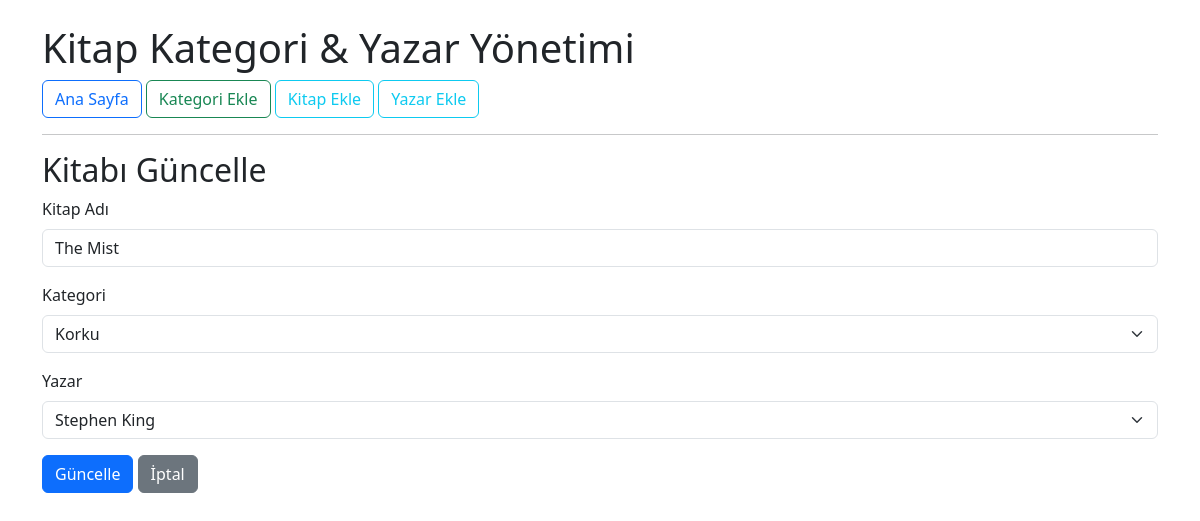
The page /book/update/4 on the database as committed earlier.
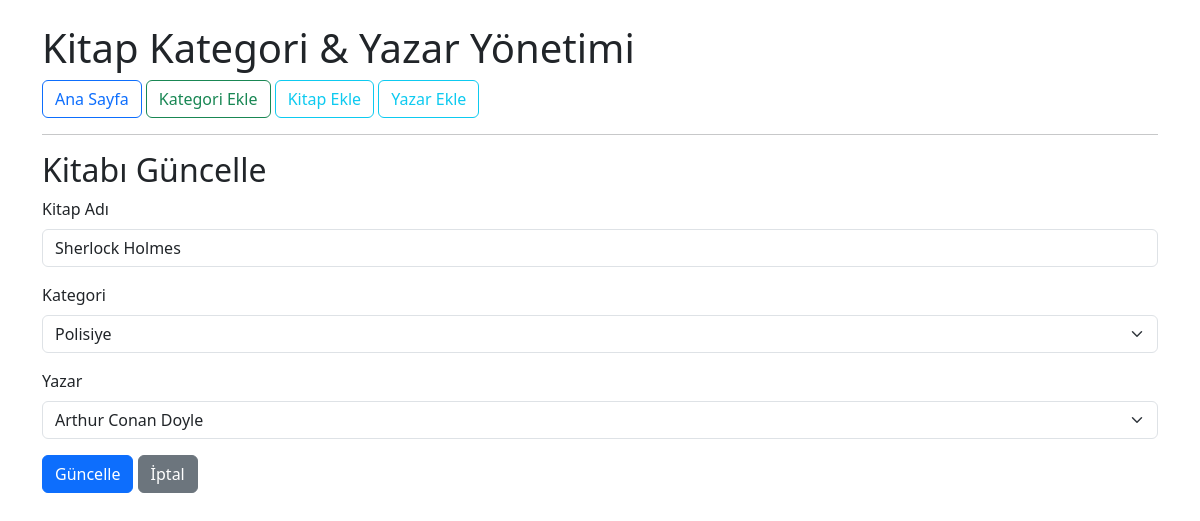
The same page on the database as committed later.
### models.py (models this page shows, shortened)
class Book(db.Model):
    id = db.Column(db.Integer, primary_key=True)
    bookName = db.Column(db.String(200),nullable=False)
    writer_id = db.Column(db.Integer,db.ForeignKey('writer.id'),nullable=False)
    category_id = db.Column(db.Integer,db.ForeignKey('category.id'),nullable=False)

class Category(db.Model):
    id = db.Column(db.Integer, primary_key=True)
    categoryName = db.Column(db.String(100),nullable = False,unique = True)
    books = db.relationship('Book',backref='category',lazy=True,cascade="all, delete-orphan")

class Writer(db.Model):
    id = db.Column(db.Integer, primary_key = True)
    writerName = db.Column(db.String(100), nullable =False, unique=True)
    books = db.relationship('Book',backref='writer',lazy = True,cascade="all, delete-orphan")

### app.py (the view, shortened to what this page needs)
@app.route('/book/update/<int:id>', methods=['GET', 'POST'])
def book_update(id):
    book = Book.query.get_or_404(id)
    categories = Category.query.all()
    writers = Writer.query.all()
    return render_template('book_update.html', book=book, categories=categories,writers = writers)

### templates/book_update.html
{% extends "base.html" %}
{% block content %}
<h2>Kitabı Güncelle</h2>
<form method="POST">
    <div class="mb-3">
        <label for="bookName" class="form-label">Kitap Adı</label>
        <input type="text" class="form-control" id="bookName" name="bookName" value="{{ book.bookName }}" required>
    </div>
    <div class="mb-3">
        <label for="category_id" class="form-label">Kategori</label>
        <select class="form-select" id="category_id" name="category_id" required>
            {% for c in categories %}
            <option value="{{ c.id }}" {% if c.id == book.category_id %}selected{% endif %}>{{ c.categoryName }}</option>
            {% endfor %}
        </select>
    </div>
    <div class="mb-3">
        <label for="writer_id" class="form-label">Yazar</label>
        <select class="form-select" id="writer_id" name="writer_id" required>
            {% for w in writers %}
            <option value="{{ w.id }}" {% if w.id == book.writer_id %}selected{% endif %}>{{ w.writerName }}</option>
            {% endfor %}
        </select>
    </div>
    <button type="submit" class="btn btn-primary">Güncelle</button>
    <a href="{{ url_for('index') }}" class="btn btn-secondary">İptal</a>
</form>
{% endblock %}

Rows that differ between the two databases and show on the page:
changed Book: bookName "The Mist" → "Sherlock Holmes"; category_id "Korku" → "Polisiye"; writer_id "Stephen King" → "Arthur Conan Doyle"
